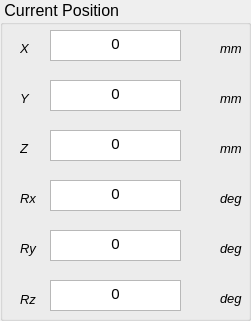
     <widget class="QGroupBox" name="groupBoxCart">
      <property name="geometry">
       <rect>
        <x>780</x>
        <y>20</y>
        <width>251</width>
        <height>321</height>
       </rect>
      </property>
      <property name="font">
       <font>
        <pointsize>12</pointsize>
        <weight>50</weight>
        <italic>false</italic>
        <bold>false</bold>
       </font>
      </property>
      <property name="title">
       <string> Current Position</string>
      </property>
      <widget class="QTextBrowser" name="tbCurrentPosPitch">
       <property name="geometry">
        <rect>
         <x>50</x>
         <y>230</y>
         <width>131</width>
         <height>31</height>
        </rect>
       </property>
       <property name="font">
        <font>
         <pointsize>11</pointsize>
         <weight>50</weight>
         <italic>false</italic>
         <bold>false</bold>
        </font>
       </property>
       <property name="html">
        <string>&lt;!DOCTYPE HTML PUBLIC &quot;-//W3C//DTD HTML 4.0//EN&quot; &quot;http://www.w3.org/TR/REC-html40/strict.dtd&quot;&gt;
&lt;html&gt;&lt;head&gt;&lt;meta name=&quot;qrichtext&quot; content=&quot;1&quot; /&gt;&lt;style type=&quot;text/css&quot;&gt;
p, li { white-space: pre-wrap; }
&lt;/style&gt;&lt;/head&gt;&lt;body style=&quot; font-family:'Ubuntu'; font-size:11pt; font-weight:400; font-style:normal;&quot;&gt;
&lt;p align=&quot;center&quot; style=&quot; margin-top:0px; margin-bottom:0px; margin-left:0px; margin-right:0px; -qt-block-indent:0; text-indent:0px;&quot;&gt;&lt;span style=&quot; font-family:'Sans Serif';&quot;&gt;0&lt;/span&gt;&lt;/p&gt;&lt;/body&gt;&lt;/html&gt;</string>
       </property>
      </widget>
      <widget class="QLabel" name="lblCurrentRy">
       <property name="geometry">
        <rect>
         <x>20</x>
         <y>240</y>
         <width>51</width>
         <height>16</height>
        </rect>
       </property>
       <property name="font">
        <font>
         <pointsize>10</pointsize>
         <weight>50</weight>
         <italic>true</italic>
         <bold>false</bold>
        </font>
       </property>
       <property name="text">
        <string>Ry</string>
       </property>
      </widget>
      <widget class="QLabel" name="lblCurrentRz">
       <property name="geometry">
        <rect>
         <x>20</x>
         <y>291</y>
         <width>51</width>
         <height>16</height>
        </rect>
       </property>
       <property name="font">
        <font>
         <pointsize>10</pointsize>
         <weight>50</weight>
         <italic>true</italic>
         <bold>false</bold>
        </font>
       </property>
       <property name="text">
        <string>Rz</string>
       </property>
      </widget>
      <widget class="QLabel" name="lblCurrentY">
       <property name="geometry">
        <rect>
         <x>20</x>
         <y>90</y>
         <width>21</width>
         <height>16</height>
        </rect>
       </property>
       <property name="font">
        <font>
         <pointsize>10</pointsize>
         <weight>50</weight>
         <italic>true</italic>
         <bold>false</bold>
        </font>
       </property>
       <property name="text">
        <string>Y</string>
       </property>
      </widget>
      <widget class="QLabel" name="lblCurrentRx">
       <property name="geometry">
        <rect>
         <x>20</x>
         <y>190</y>
         <width>41</width>
         <height>16</height>
        </rect>
       </property>
       <property name="font">
        <font>
         <pointsize>10</pointsize>
         <weight>50</weight>
         <italic>true</italic>
         <bold>false</bold>
        </font>
       </property>
       <property name="text">
        <string>Rx</string>
       </property>
      </widget>
      <widget class="QTextBrowser" name="tbCurrentPosYaw">
       <property name="geometry">
        <rect>
         <x>50</x>
         <y>280</y>
         <width>131</width>
         <height>31</height>
        </rect>
       </property>
       <property name="font">
        <font>
         <pointsize>11</pointsize>
         <weight>50</weight>
         <italic>false</italic>
         <bold>false</bold>
        </font>
       </property>
       <property name="html">
        <string>&lt;!DOCTYPE HTML PUBLIC &quot;-//W3C//DTD HTML 4.0//EN&quot; &quot;http://www.w3.org/TR/REC-html40/strict.dtd&quot;&gt;
&lt;html&gt;&lt;head&gt;&lt;meta name=&quot;qrichtext&quot; content=&quot;1&quot; /&gt;&lt;style type=&quot;text/css&quot;&gt;
p, li { white-space: pre-wrap; }
&lt;/style&gt;&lt;/head&gt;&lt;body style=&quot; font-family:'Ubuntu'; font-size:11pt; font-weight:400; font-style:normal;&quot;&gt;
&lt;p align=&quot;center&quot; style=&quot; margin-top:0px; margin-bottom:0px; margin-left:0px; margin-right:0px; -qt-block-indent:0; text-indent:0px;&quot;&gt;&lt;span style=&quot; font-family:'Sans Serif';&quot;&gt;0&lt;/span&gt;&lt;/p&gt;&lt;/body&gt;&lt;/html&gt;</string>
       </property>
      </widget>
      <widget class="QTextBrowser" name="tbCurrentPosZ">
       <property name="geometry">
        <rect>
         <x>50</x>
         <y>130</y>
         <width>131</width>
         <height>31</height>
        </rect>
       </property>
       <property name="font">
        <font>
         <pointsize>11</pointsize>
         <weight>50</weight>
         <italic>false</italic>
         <bold>false</bold>
        </font>
       </property>
       <property name="html">
        <string>&lt;!DOCTYPE HTML PUBLIC &quot;-//W3C//DTD HTML 4.0//EN&quot; &quot;http://www.w3.org/TR/REC-html40/strict.dtd&quot;&gt;
&lt;html&gt;&lt;head&gt;&lt;meta name=&quot;qrichtext&quot; content=&quot;1&quot; /&gt;&lt;style type=&quot;text/css&quot;&gt;
p, li { white-space: pre-wrap; }
&lt;/style&gt;&lt;/head&gt;&lt;body style=&quot; font-family:'Ubuntu'; font-size:11pt; font-weight:400; font-style:normal;&quot;&gt;
&lt;p align=&quot;center&quot; style=&quot; margin-top:0px; margin-bottom:0px; margin-left:0px; margin-right:0px; -qt-block-indent:0; text-indent:0px;&quot;&gt;&lt;span style=&quot; font-family:'Sans Serif';&quot;&gt;0&lt;/span&gt;&lt;/p&gt;&lt;/body&gt;&lt;/html&gt;</string>
       </property>
      </widget>
      <widget class="QLabel" name="lblCurrentZ">
       <property name="geometry">
        <rect>
         <x>20</x>
         <y>140</y>
         <width>21</width>
         <height>16</height>
        </rect>
       </property>
       <property name="font">
        <font>
         <pointsize>10</pointsize>
         <weight>50</weight>
         <italic>true</italic>
         <bold>false</bold>
        </font>
       </property>
       <property name="text">
        <string>Z</string>
       </property>
      </widget>
      <widget class="QTextBrowser" name="tbCurrentPosX">
       <property name="geometry">
        <rect>
         <x>50</x>
         <y>30</y>
         <width>131</width>
         <height>31</height>
        </rect>
       </property>
       <property name="font">
        <font>
         <pointsize>11</pointsize>
         <weight>50</weight>
         <italic>false</italic>
         <bold>false</bold>
        </font>
       </property>
       <property name="html">
        <string>&lt;!DOCTYPE HTML PUBLIC &quot;-//W3C//DTD HTML 4.0//EN&quot; &quot;http://www.w3.org/TR/REC-html40/strict.dtd&quot;&gt;
&lt;html&gt;&lt;head&gt;&lt;meta name=&quot;qrichtext&quot; content=&quot;1&quot; /&gt;&lt;style type=&quot;text/css&quot;&gt;
p, li { white-space: pre-wrap; }
&lt;/style&gt;&lt;/head&gt;&lt;body style=&quot; font-family:'Ubuntu'; font-size:11pt; font-weight:400; font-style:normal;&quot;&gt;
&lt;p align=&quot;center&quot; style=&quot; margin-top:0px; margin-bottom:0px; margin-left:0px; margin-right:0px; -qt-block-indent:0; text-indent:0px;&quot;&gt;&lt;span style=&quot; font-family:'Sans Serif';&quot;&gt;0&lt;/span&gt;&lt;/p&gt;&lt;/body&gt;&lt;/html&gt;</string>
       </property>
      </widget>
      <widget class="QLabel" name="lblCurrentX">
       <property name="geometry">
        <rect>
         <x>20</x>
         <y>40</y>
         <width>21</width>
         <height>16</height>
        </rect>
       </property>
       <property name="font">
        <font>
         <pointsize>10</pointsize>
         <weight>50</weight>
         <italic>true</italic>
         <bold>false</bold>
        </font>
       </property>
       <property name="text">
        <string>X</string>
       </property>
      </widget>
      <widget class="QTextBrowser" name="tbCurrentPosY">
       <property name="geometry">
        <rect>
         <x>50</x>
         <y>80</y>
         <width>131</width>
         <height>31</height>
        </rect>
       </property>
       <property name="font">
        <font>
         <pointsize>11</pointsize>
         <weight>50</weight>
         <italic>false</italic>
         <bold>false</bold>
        </font>
       </property>
       <property name="html">
        <string>&lt;!DOCTYPE HTML PUBLIC &quot;-//W3C//DTD HTML 4.0//EN&quot; &quot;http://www.w3.org/TR/REC-html40/strict.dtd&quot;&gt;
&lt;html&gt;&lt;head&gt;&lt;meta name=&quot;qrichtext&quot; content=&quot;1&quot; /&gt;&lt;style type=&quot;text/css&quot;&gt;
p, li { white-space: pre-wrap; }
&lt;/style&gt;&lt;/head&gt;&lt;body style=&quot; font-family:'Ubuntu'; font-size:11pt; font-weight:400; font-style:normal;&quot;&gt;
&lt;p align=&quot;center&quot; style=&quot; margin-top:0px; margin-bottom:0px; margin-left:0px; margin-right:0px; -qt-block-indent:0; text-indent:0px;&quot;&gt;&lt;span style=&quot; font-family:'Sans Serif';&quot;&gt;0&lt;/span&gt;&lt;/p&gt;&lt;/body&gt;&lt;/html&gt;</string>
       </property>
      </widget>
      <widget class="QTextBrowser" name="tbCurrentPosRoll">
       <property name="geometry">
        <rect>
         <x>50</x>
         <y>180</y>
         <width>131</width>
         <height>31</height>
        </rect>
       </property>
       <property name="font">
        <font>
         <pointsize>11</pointsize>
         <weight>50</weight>
         <italic>false</italic>
         <bold>false</bold>
        </font>
       </property>
       <property name="html">
        <string>&lt;!DOCTYPE HTML PUBLIC &quot;-//W3C//DTD HTML 4.0//EN&quot; &quot;http://www.w3.org/TR/REC-html40/strict.dtd&quot;&gt;
&lt;html&gt;&lt;head&gt;&lt;meta name=&quot;qrichtext&quot; content=&quot;1&quot; /&gt;&lt;style type=&quot;text/css&quot;&gt;
p, li { white-space: pre-wrap; }
&lt;/style&gt;&lt;/head&gt;&lt;body style=&quot; font-family:'Ubuntu'; font-size:11pt; font-weight:400; font-style:normal;&quot;&gt;
&lt;p align=&quot;center&quot; style=&quot; margin-top:0px; margin-bottom:0px; margin-left:0px; margin-right:0px; -qt-block-indent:0; text-indent:0px;&quot;&gt;&lt;span style=&quot; font-family:'Sans Serif';&quot;&gt;0&lt;/span&gt;&lt;/p&gt;&lt;/body&gt;&lt;/html&gt;</string>
       </property>
      </widget>
      <widget class="QLabel" name="lblUnitCar1_17">
       <property name="geometry">
        <rect>
         <x>220</x>
         <y>190</y>
         <width>41</width>
         <height>16</height>
        </rect>
       </property>
       <property name="font">
        <font>
         <pointsize>10</pointsize>
         <weight>50</weight>
         <italic>true</italic>
         <bold>false</bold>
         <underline>false</underline>
        </font>
       </property>
       <property name="text">
        <string>deg</string>
       </property>
      </widget>
      <widget class="QLabel" name="lblUnitCar1_16">
       <property name="geometry">
        <rect>
         <x>220</x>
         <y>240</y>
         <width>41</width>
         <height>16</height>
        </rect>
       </property>
       <property name="font">
        <font>
         <pointsize>10</pointsize>
         <weight>50</weight>
         <italic>true</italic>
         <bold>false</bold>
         <underline>false</underline>
        </font>
       </property>
       <property name="text">
        <string>deg</string>
       </property>
      </widget>
      <widget class="QLabel" name="lblUnitCar1_18">
       <property name="geometry">
        <rect>
         <x>220</x>
         <y>290</y>
         <width>41</width>
         <height>16</height>
        </rect>
       </property>
       <property name="font">
        <font>
         <pointsize>10</pointsize>
         <weight>50</weight>
         <italic>true</italic>
         <bold>false</bold>
         <underline>false</underline>
        </font>
       </property>
       <property name="text">
        <string>deg</string>
       </property>
      </widget>
      <widget class="QLabel" name="lblUnitCar1_19">
       <property name="geometry">
        <rect>
         <x>220</x>
         <y>90</y>
         <width>41</width>
         <height>16</height>
        </rect>
       </property>
       <property name="font">
        <font>
         <pointsize>10</pointsize>
         <weight>50</weight>
         <italic>true</italic>
         <bold>false</bold>
         <underline>false</underline>
        </font>
       </property>
       <property name="text">
        <string>mm</string>
       </property>
      </widget>
      <widget class="QLabel" name="lblUnitCar1_20">
       <property name="geometry">
        <rect>
         <x>220</x>
         <y>40</y>
         <width>41</width>
         <height>16</height>
        </rect>
       </property>
       <property name="font">
        <font>
         <pointsize>10</pointsize>
         <weight>50</weight>
         <italic>true</italic>
         <bold>false</bold>
         <underline>false</underline>
        </font>
       </property>
       <property name="text">
        <string>mm</string>
       </property>
      </widget>
      <widget class="QLabel" name="lblUnitCar1_21">
       <property name="geometry">
        <rect>
         <x>220</x>
         <y>140</y>
         <width>41</width>
         <height>16</height>
        </rect>
       </property>
       <property name="font">
        <font>
         <pointsize>10</pointsize>
         <weight>50</weight>
         <italic>true</italic>
         <bold>false</bold>
         <underline>false</underline>
        </font>
       </property>
       <property name="text">
        <string>mm</string>
       </property>
      </widget>
     </widget>
